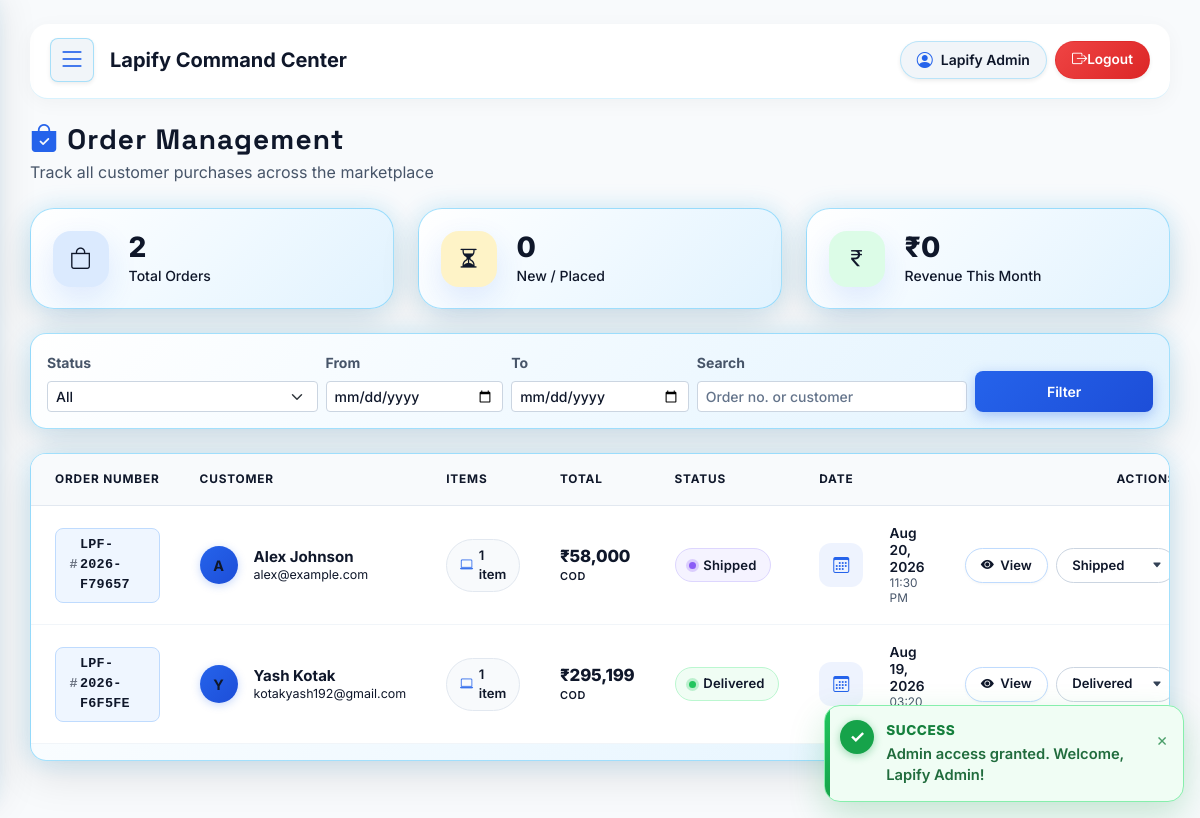
The app's page /admin/orders.php (signed in) with its own data.
### tables this page shows
CREATE TABLE `orders` (
  `id` int(11) NOT NULL AUTO_INCREMENT,
  `order_number` varchar(30) NOT NULL,
  `user_id` int(11) NOT NULL,
  `total_amount` decimal(10,2) NOT NULL,
  `status` enum('placed','confirmed','shipped','delivered','cancelled') NOT NULL DEFAULT 'placed',
  `placed_at` datetime DEFAULT NULL,
  `status_updated_at` datetime DEFAULT NULL,
  `shipping_method` enum('standard','express') NOT NULL DEFAULT 'standard',
  `shipping_address` varchar(255) DEFAULT NULL,
  `promo_code` varchar(50) DEFAULT NULL,
  `discount_amount` decimal(10,2) NOT NULL DEFAULT 0.00,
  `created_at` datetime DEFAULT current_timestamp(),
  PRIMARY KEY (`id`),
  UNIQUE KEY `order_number` (`order_number`),
  KEY `user_id` (`user_id`),
  CONSTRAINT `orders_ibfk_1` FOREIGN KEY (`user_id`) REFERENCES `users` (`id`) ON DELETE CASCADE
);

CREATE TABLE `users` (
  `id` int(11) NOT NULL AUTO_INCREMENT,
  `full_name` varchar(100) NOT NULL,
  `email` varchar(150) NOT NULL,
  `phone` varchar(20) DEFAULT NULL,
  `password` varchar(255) NOT NULL,
  `profile_image` varchar(255) DEFAULT NULL,
  `role` varchar(25) NOT NULL DEFAULT 'user',
  `status` varchar(20) NOT NULL DEFAULT 'active',
  `remember_token` varchar(255) DEFAULT NULL,
  `remember_expiry` datetime DEFAULT NULL,
  `reset_token` varchar(255) DEFAULT NULL,
  `reset_expires` datetime DEFAULT NULL,
  `created_at` datetime DEFAULT current_timestamp(),
  `gender` varchar(20) DEFAULT NULL,
  `dob` date DEFAULT NULL,
  PRIMARY KEY (`id`),
  UNIQUE KEY `email` (`email`)
);

### admin/orders.php (the view, shortened to what the rows shown need)
<?php
require_once __DIR__ . '/header.php';
require_once __DIR__ . '/../includes/auth.php';
require_once __DIR__ . '/../includes/order_status.php';
$conn = getDbConnection();
$page = max(1, intval($_GET['page'] ?? 1));
$per_page = 10;
$where_clauses = ['1=1'];
$params = [];
$types = '';
$where_sql = implode(' AND ', $where_clauses);
$count_sql = "SELECT COUNT(DISTINCT o.id)
              FROM orders o
              INNER JOIN users u ON u.id = o.user_id
              WHERE {$where_sql}";
$count_stmt = mysqli_prepare($conn, $count_sql);
mysqli_stmt_execute($count_stmt);
mysqli_stmt_bind_result($count_stmt, $total_orders);
$total_orders = (int)($total_orders ?? 0);
$total_pages = max(1, (int)ceil($total_orders / $per_page));
$page = min($page, $total_pages);
$offset = ($page - 1) * $per_page;
$list_sql = "SELECT o.*, u.full_name AS customer_name, u.email AS customer_email,
                 COUNT(oi.id) AS item_count, SUM(oi.price * oi.quantity) AS item_total
             FROM orders o
             INNER JOIN users u ON u.id = o.user_id
             LEFT JOIN order_items oi ON oi.order_id = o.id
             WHERE {$where_sql}
             GROUP BY o.id
             ORDER BY o.created_at DESC
             LIMIT ? OFFSET ?";
$list_params = $params;
$list_params[] = $per_page;
$list_params[] = $offset;
$list_types = $types . 'ii';
$list_stmt = mysqli_prepare($conn, $list_sql);
mysqli_stmt_bind_param($list_stmt, $list_types, ...$list_params);
mysqli_stmt_execute($list_stmt);
$orders_result = mysqli_stmt_get_result($list_stmt);
$orders_list = [];
while ($row = mysqli_fetch_assoc($orders_result)) {
    $row['status'] = advanceOrderStatus($row);
    $orders_list[] = $row;
}
?>
<div class="dashboard-wrapper">
    <?php require_once __DIR__ . '/sidebar.php'; ?>
    <div class="dashboard-content">
        <?php require_once __DIR__ . '/topbar.php'; ?>
        <div class="card border-0 shadow-sm rounded-4 overflow-hidden">
            <div class="card-body p-0">
                <div class="table-responsive">
                    <table class="table table-orders align-middle mb-0">
                        <thead>
                            <tr>
                                <th class="ps-4">Order Number</th>
                                <th>Customer</th>
                                <th>Items</th>
                                <th>Total</th>
                                <th>Status</th>
                                <th>Date</th>
                                <th class="pe-4 text-end">Actions</th>
                            </tr>
                        </thead>
                        <tbody>
                            <?php if (!empty($orders_list)): ?>
                                <?php foreach ($orders_list as $order): ?>
                                    <?php
                                        $order_status = strtolower((string)($order['status'] ?? 'placed'));
                                        $customer_name = $order['customer_name'] ?: 'Unknown Customer';
                                        $customer_email = $order['customer_email'] ?: 'No email';
                                        $item_count = (int)($order['item_count'] ?? 0);
                                        $initial = strtoupper(mb_substr(trim($customer_name), 0, 1, 'UTF-8'));
                                    ?>
                                    <tr>
                                        <td class="ps-4">
                                            <a href="<?= BASE_URL ?>/admin/order-details.php?order_number=<?= urlencode($order['order_number']) ?>" class="order-code-badge text-decoration-none" title="View details for <?= escape($order['order_number']) ?>">
                                                <span class="order-code-hash">#</span><span class="order-code-text"><?= escape($order['order_number']) ?></span>
                                            </a>
                                        </td>
                                        <td>
                                            <div class="d-flex align-items-center gap-3">
                                                <div class="customer-avatar-pill flex-shrink-0">
                                                    <?= escape($initial) ?>
                                                </div>
                                                <div class="d-flex flex-column" style="min-width: 0;">
                                                    <span class="fw-bold customer-name text-truncate" style="max-width: 220px;" title="<?= escape($customer_name) ?>"><?= escape($customer_name) ?></span>
                                                    <span class="customer-email text-truncate" style="max-width: 220px;" title="<?= escape($customer_email) ?>"><?= escape($customer_email) ?></span>
                                                </div>
                                            </div>
                                        </td>
                                        <td>
                                            <span class="order-items-badge">
                                                <i class="bi bi-laptop text-primary"></i>
                                                <span><?= $item_count ?> <?= $item_count === 1 ? 'item' : 'items' ?></span>
                                            </span>
                                        </td>
                                        <td>
                                            <div class="d-flex flex-column">
                                                <span class="order-price-val"><?= formatPrice($order['total_amount'] ?? 0) ?></span>
                                                <span class="order-price-badge"><?= escape(strtoupper((string)($order['payment_method'] ?? 'COD'))) ?></span>
                                            </div>
                                        </td>
                                        <td>
                                            <span class="status-pill status-pill-<?= $order_status ?>">
                                                <span class="status-dot"></span>
                                                <span class="text-capitalize"><?= escape(getOrderStatusLabel($order_status)) ?></span>
                                            </span>
                                        </td>
                                        <td>
                                            <div class="d-flex align-items-center gap-2">
                                                <div class="date-icon-box">
                                                    <i class="bi bi-calendar3 text-primary"></i>
                                                </div>
                                                <div class="d-flex flex-column" style="line-height: 1.25;">
                                                    <span class="fw-semibold text-dark" style="font-size: 0.86rem;"><?= date('M d, Y', strtotime($order['created_at'])) ?></span>
                                                    <span class="text-muted" style="font-size: 0.74rem;"><?= date('h:i A', strtotime($order['created_at'])) ?></span>
                                                </div>
                                            </div>
                                        </td>
                                        <td class="pe-4 text-end">
                                            <div class="d-flex justify-content-end align-items-center gap-2 flex-nowrap">
                                                <a href="<?= BASE_URL ?>/admin/order-details.php?order_number=<?= urlencode($order['order_number']) ?>" class="btn-lapify-view" title="View order details">
                                                    <i class="bi bi-eye-fill"></i>
                                                    <span>View</span>
                                                </a>
                                                <form method="POST" class="d-inline-block mb-0">
                                                    <div class="lapify-status-select-wrap">
                                                        <select name="status" class="lapify-status-select" onchange="this.form.submit()" aria-label="Change order status" title="Quick change status">
                                                            <option value="shipped" <?= $order_status === 'shipped' ? 'selected' : '' ?>>Shipped</option>
                                                            <option value="delivered" <?= $order_status === 'delivered' ? 'selected' : '' ?>>Delivered</option>
                                                        </select>
                                                    </div>
                                                </form>
                                            </div>
                                        </td>
                                    </tr>
                                <?php endforeach; ?>
                            <?php endif; ?>
                        </tbody>
                    </table>
                </div>
            </div>
        </div>
    </div>
</div>
<?php require_once __DIR__ . '/footer.php'; ?>

### admin/topbar.php (shortened to what the rows shown need)
<?php
$current_admin = getCurrentUser();
?>
<div class="admin-top-nav d-flex align-items-center justify-content-between mb-4 pb-3 border-bottom" style="border-color: rgba(56, 189, 248, 0.2) !important;">
    <div class="d-flex align-items-center gap-2">
        <a href="<?= BASE_URL ?>/admin/profile.php" class="btn btn-sm btn-light border rounded-pill px-3 py-1.5 d-inline-flex align-items-center gap-2 shadow-sm text-dark" style="border-color: rgba(56, 189, 248, 0.3) !important;">
            <i class="bi bi-person-circle text-primary fs-6"></i> <span class="d-none d-md-inline fw-semibold"><?= escape($current_admin['full_name'] ?? 'Admin') ?></span>
        </a>
    </div>
</div>

### records on screen
orders: order_number "LPF-2026-F79657", user.full_name "A", user.full_name "Alex Johnson", user.email "alex@example.com", item_count "1", total_amount "₹58,000", payment_method "COD", order_status "Shipped", created_at "Aug 20, 2026", created_at "11:30 PM"
orders: order_number "LPF-2026-F6F5FE", user.full_name "Y", user.full_name "Yash Kotak", user.email "kotakyash192@gmail.com", item_count "1", total_amount "₹295,199", payment_method "COD", order_status "Delivered", created_at "Aug 19, 2026", created_at "03:20…"

### other values on screen
$current_admin['full_name'] "Lapify Admin"
$total_orders "2"
$placed_orders_count "0"
formatPrice($monthly_revenue) "₹0"
